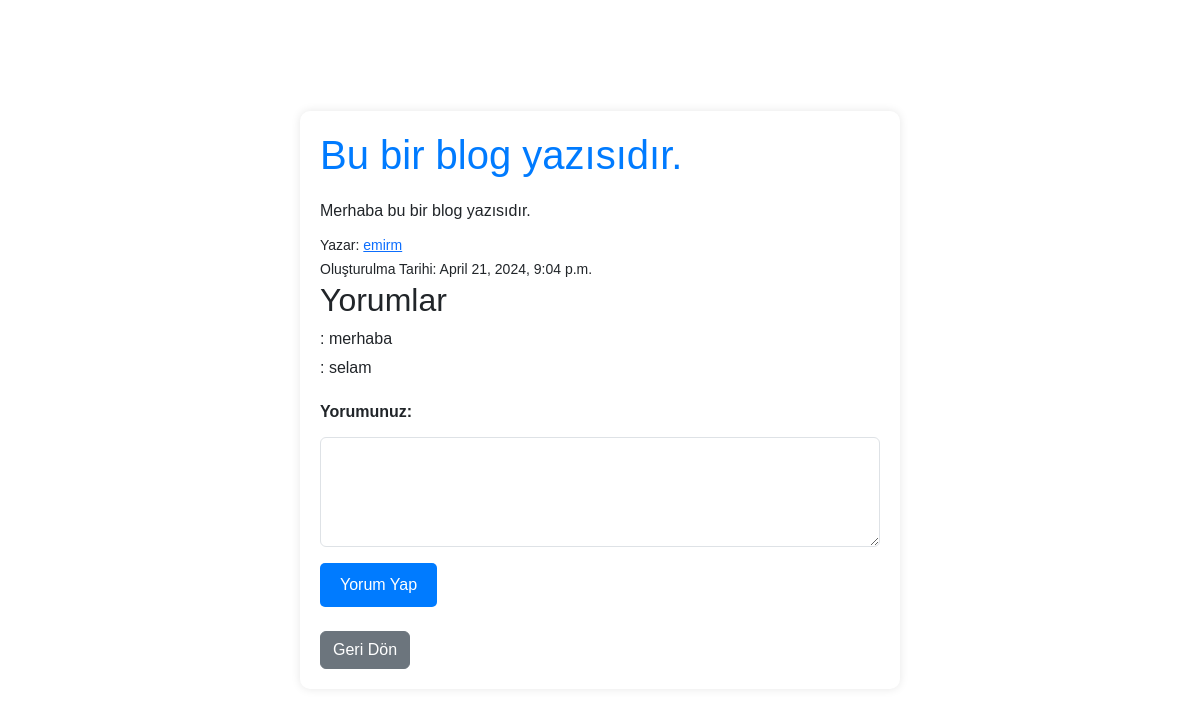
Page /blog/17/ on the committed database.
### myblog/models.py (models this page shows, shortened)
class Post(models.Model):
    title = models.CharField(max_length=100)
    content = models.TextField()
    author = models.ForeignKey(User, on_delete=models.CASCADE)
    file = models.ImageField(upload_to='uploads/', blank=True, null=True)
    created_at = models.DateTimeField(auto_now_add=True)
    likes = models.ManyToManyField(User, related_name='liked_posts')

class Comment(models.Model):
    post = models.ForeignKey(Post, on_delete=models.CASCADE, related_name='comments')
    content = models.TextField()

### myblog/views.py (the view)
# urls.py: path('blog/<int:post_id>/', blog_detail, name='blog_detail'),
def blog_detail(request, post_id):
    post = get_object_or_404(Post, pk=post_id)
    comments = post.comments.all()
    if request.method == 'POST':
        content = request.POST.get('content')
        post.comments.create(content=content)
        return redirect('blog_detail', post_id=post_id)
    return render(request, 'blog_detail.html', {'post': post, 'comments': comments})

### templates/blog_detail.html (shortened to what this page needs)
<!DOCTYPE html>
<html lang="en">
<head>
    <link href="https://cdn.jsdelivr.net/npm/bootstrap@5.3.3/dist/css/bootstrap.min.css" rel="stylesheet"
>
</head>
<body>
    <div class="container">
        <h1>{{ post.title }}</h1>
        <p>{{ post.content }}</p>
        <small>Yazar: <a href="{% url 'user_detail' post.author.id %}">{{ post.author.username }}</a></small>
        <br>
        <small>Oluşturulma Tarihi: {{ post.created_at }}</small>
        <h2>Yorumlar</h2>
        <ul>
            {% for comment in comments %}
            <li>{{ comment.users.username }}: {{ comment.content }}</li>
            {% endfor %}
        </ul>
        <form method="post">
            <div class="mb-3">
                <label for="content" class="form-label">Yorumunuz:</label>
                <textarea class="form-control" id="content" name="content" rows="4" required></textarea>
            </div>
            <button type="submit" class="btn btn-primary">Yorum Yap</button>
        </form>
        <a href="{% url 'home' %}" class="btn btn-secondary mt-4">Geri Dön</a>
    </div>
</body>
</html>

### rows in the picture
Post: title "Bu bir blog yazısıdır.", content "Merhaba bu bir blog yazısıdır.", author.username "emirm", created_at "April 21, 2024, 9:04 p.m."
Comment: content "merhaba"
Comment: content "selam"
